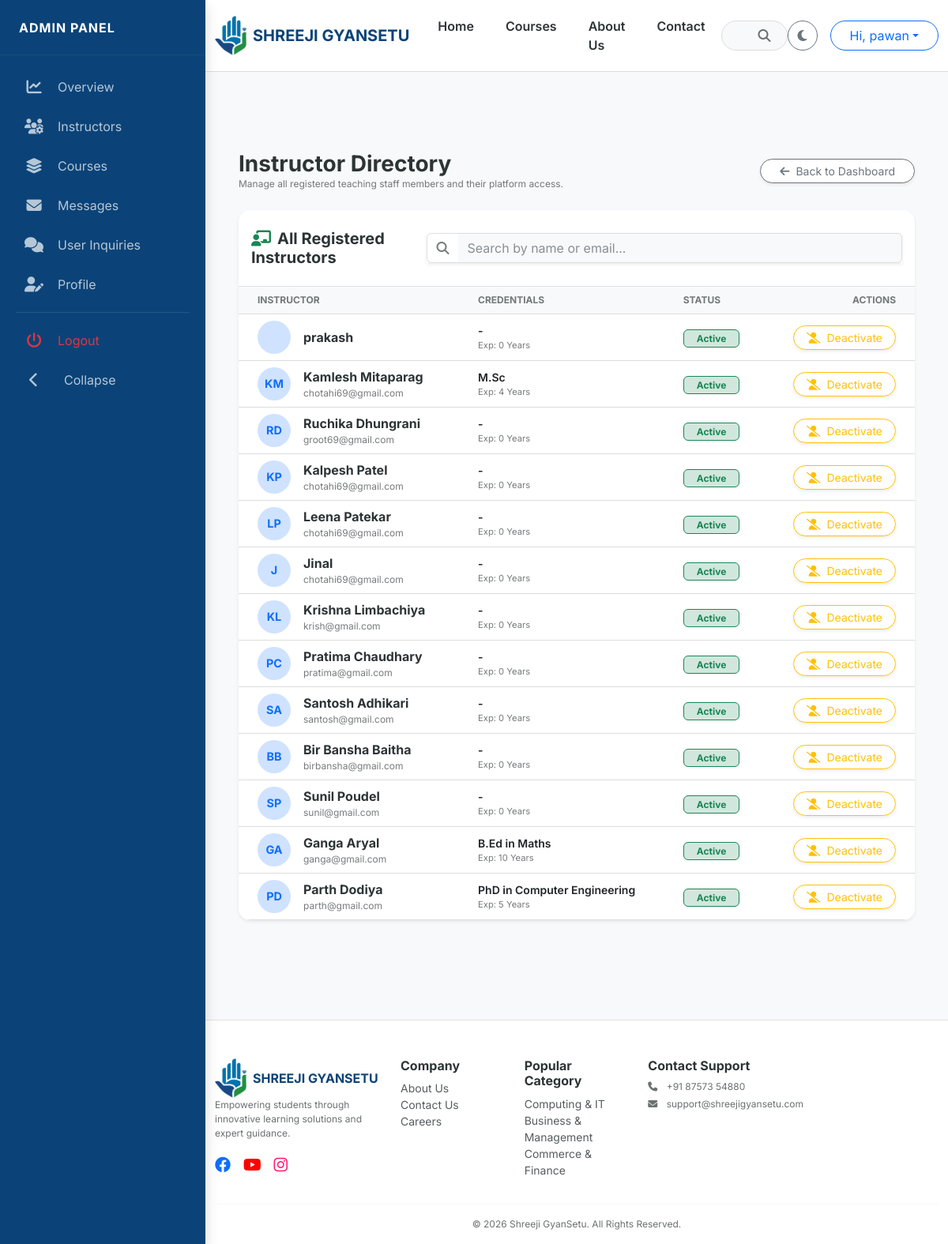
Before: /admin-console/instructors/ (signed in) with the older database file.
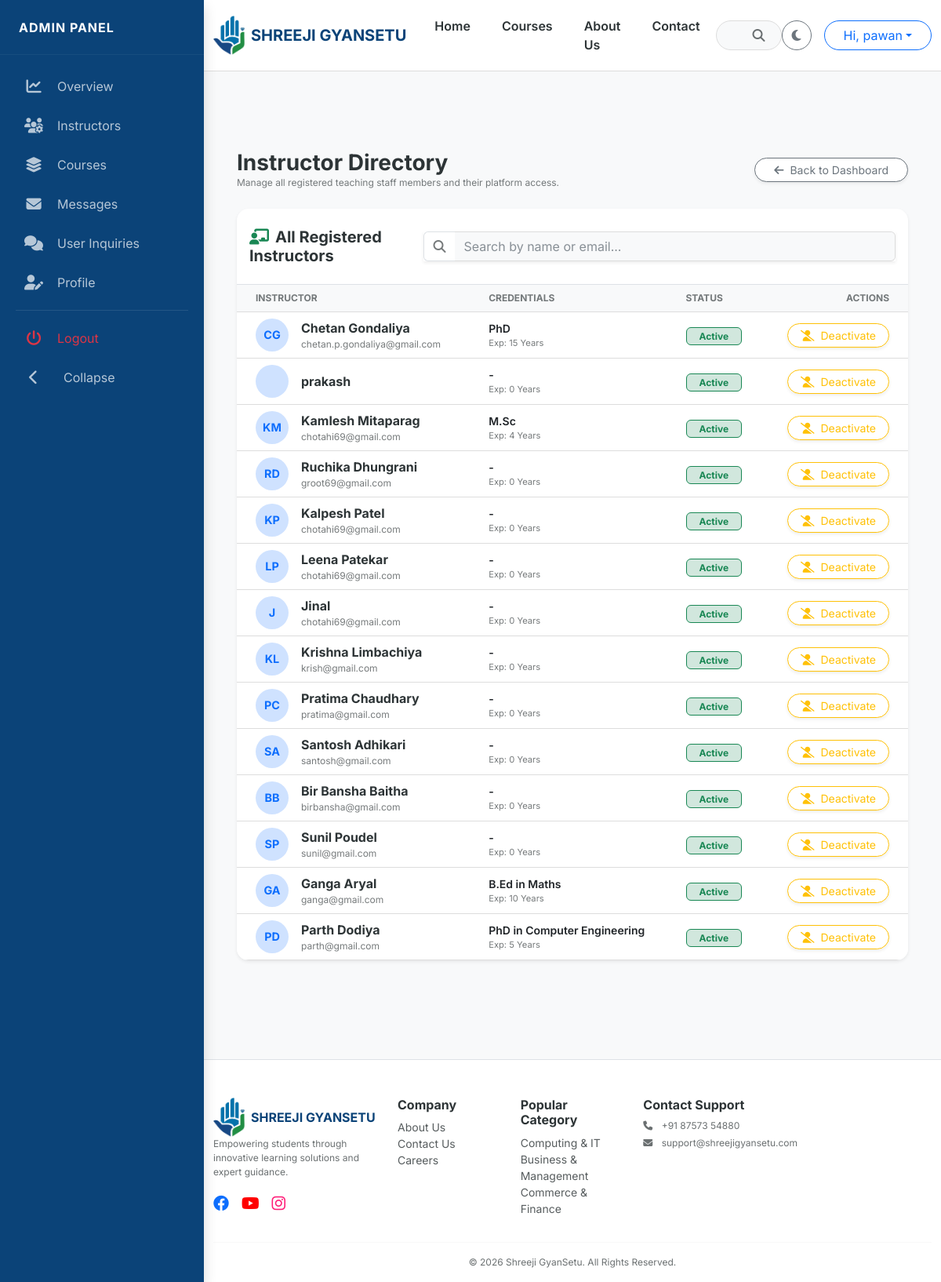
After: the same page with the newer database file.
### users/models.py (models this page shows, shortened)
class User(AbstractUser):
    class Role(models.TextChoices):
        ADMIN = "ADMIN", "Admin"
        TEACHER = "TEACHER", "Teacher"
        STUDENT = "STUDENT", "Student"
    role = models.CharField(max_length=10, choices=Role.choices, default=Role.STUDENT)
    phone_number = models.CharField(max_length=15, blank=True, null=True)
    profile_picture = models.ImageField(upload_to='profiles/', blank=True, null=True)

### courses/models.py (models this page shows, shortened)
class Profile(models.Model):
    USER_TYPES = [
        ('Admin', 'Admin'),
        ('Teacher', 'Teacher'),
        ('Student', 'Student'),
    ]
    GENDER_CHOICES = [
        ('Male', 'Male'),
        ('Female', 'Female'),
        ('Other', 'Other'),
    ]
    user = models.OneToOneField(settings.AUTH_USER_MODEL, on_delete=models.CASCADE, related_name='profile')
    is_email_verified = models.BooleanField(default=False)
    email_verification_token = models.CharField(max_length=100, blank=True, null=True)
    google_id = models.CharField(max_length=255, blank=True, null=True) # Google user identification
    auth_provider = models.CharField(max_length=50, default='email') # 'email' or 'google'
    user_type = models.CharField(max_length=10, choices=USER_TYPES, default='Student')
    photo = models.ImageField(upload_to='profile_pics/', blank=True, null=True, default='default_user.png')
    phone_number = models.CharField(max_length=15, blank=True)
    address = models.TextField(blank=True)
    college_name = models.CharField(max_length=200, blank=True, null=True)
    branch = models.CharField(max_length=200, blank=True, null=True, help_text="e.g. Computer Science")
    fcm_token = models.TextField(blank=True, null=True)
    qualification = models.CharField(max_length=200, blank=True, null=True, help_text="e.g. M.Sc in Physics")
    subject_specialization = models.ForeignKey('MasterCategory', on_delete=models.SET_NULL, null=True, blank=True, related_name='teachers')
    experience_years = models.PositiveIntegerField(default=0)
    bio = models.TextField(blank=True, help_text="Short professional summary")
    gender = models.CharField(max_length=10, choices=GENDER_CHOICES, default='Male')
    is_approved = models.BooleanField(default=False, help_text="Designates whether this teacher can upload courses.")
    is_rejected = models.BooleanField(default=False)
    enrollment_number = models.CharField(max_length=20, unique=True, blank=True, null=True)
    date_of_birth = models.DateField(null=True, blank=True)

class MasterCategory(models.Model):
    title = models.CharField(max_length=100)
    slug = models.SlugField(unique=True, blank=True)
    icon_class = models.CharField(max_length=50, default="fa-book")
    order = models.PositiveIntegerField(default=0)
    class Meta:
        verbose_name_plural = "1. Master Categories"
        ordering = ['order']

### courses/views.py (the view)
# urls.py: path('admin-console/instructors/', all_instructors_view, name='all_instructors'),
@login_required
def all_instructors_view(request):
    if not (request.user.is_superuser or request.user.profile.user_type == 'Admin'):
        return HttpResponseForbidden("Unauthorized")
    instructors = User.objects.filter(profile__user_type='Teacher').order_by('-date_joined')
    return render(request, 'courses/all_instructors.html', {'instructors': instructors})

### courses/context_processors.py (called while the page is built)
def extras(request):
    return {
        'all_categories': MasterCategory.objects.all().order_by('order')[:4]
    }

def unread_notifications(request):
    if request.user.is_authenticated:
        count = Notification.objects.filter(user=request.user, is_read=False).count()
        return {'unread_count': count}
    return {'unread_count': 0}

### templates/courses/all_instructors.html (shortened to what the changed rows need)
{% extends 'base_sidebar.html' %}
{% block dashboard_content %}
  <div class="container-fluid">
    <div id="instructor-mgmt" class="card border-0 shadow-sm mb-5" style="background: var(--card-bg); border-radius: 15px; overflow: hidden;">
      <div class="table-responsive">
        <table class="table table-hover align-middle mb-0" id="instructorTable">
          <thead class="bg-light">
            <tr class="text-muted small text-uppercase">
              <th class="ps-4">Instructor</th>
              <th>Credentials</th>
              <th>Status</th>
              <th class="text-end pe-4">Actions</th>
            </tr>
          </thead>
          <tbody id="instructorBody">
            {% for teacher in instructors %}
              <tr class="instructor-row">
                <td class="ps-4">
                  <div class="d-flex align-items-center">
                    <div class="rounded-circle bg-primary-subtle text-primary d-flex align-items-center justify-content-center me-3 fw-bold" style="width: 42px; height: 42px; font-size: 0.9rem; border: 1px solid rgba(var(--primary-rgb), 0.1);">{{ teacher.first_name|slice:':1' }}{{ teacher.last_name|slice:':1' }}</div>
                    <div>
                      <div class="fw-bold name-field" style="color: var(--text-dark);">{{ teacher.get_full_name|default:teacher.username }}</div>
                      <div class="small text-muted email-field" style="font-size: 0.75rem;">{{ teacher.email }}</div>
                    </div>
                  </div>
                </td>
                <td>
                  <div class="small fw-semibold text-dark">{{ teacher.profile.qualification|default:'-' }}</div>
                  <div class="text-muted" style="font-size: 0.7rem;">Exp: {{ teacher.profile.experience_years|default:'0' }} Years</div>
                </td>
                <td>
                  {% if teacher.is_active and teacher.profile.is_approved %}
                    <span class="badge bg-success-subtle text-success border border-success px-3">Active</span>
                  {% elif not teacher.is_active %}
                    <span class="badge bg-danger-subtle text-danger border border-danger px-3">Suspended</span>
                  {% else %}
                    <span class="badge bg-warning-subtle text-warning border border-warning px-3">Pending</span>
                  {% endif %}
                </td>
                <td class="text-end pe-4">
                  {% if teacher.is_active %}
                    <a href="{% url 'deactivate_teacher' teacher.id %}" class="btn btn-sm btn-outline-warning rounded-pill px-3 shadow-sm"><i class="fas fa-user-slash me-1"></i> Deactivate</a>
                  {% else %}
                    <a href="{% url 'approve_teacher' teacher.id %}" class="btn btn-sm btn-success rounded-pill px-3 shadow-sm"><i class="fas fa-check me-1"></i> Activate</a>
                  {% endif %}
                </td>
              </tr>
            {% endfor %}
          </tbody>
        </table>
      </div>
    </div>
  </div>
{% endblock %}

### templates/base.html (shortened to what the changed rows need)
<!DOCTYPE html>
<html lang="en" data-theme="light">
  <head>
    {% load static %}
    <link href="https://cdn.jsdelivr.net/npm/bootstrap@5.3.0/dist/css/bootstrap.min.css" rel="stylesheet" />
    <link rel="stylesheet" href="https://cdnjs.cloudflare.com/ajax/libs/font-awesome/6.4.0/css/all.min.css" />
    <link rel="stylesheet" href="{% static 'css/style.css' %}" />
  </head>
  <body>
    {% block content %}
    {% endblock %}
    <footer class="border-top pt-5 pb-3 mt-5" style="background-color: var(--card-bg);">
      <div class="container">
        <div class="row g-4">
          <div class="col-6 col-md-3 col-lg-2">
            <ul class="list-unstyled small">
              {% for cat in all_categories %}
                <li>
                  <a href="{% url 'category_detail' cat.slug %}" class="text-muted text-decoration-none">{{ cat.title }}</a>
                </li>
              {% endfor %}
            </ul>
          </div>
        </div>
      </div>
    </footer>
  </body>
</html>

Changed rows visible on the page:
added User: first_name "C", last_name "G", get_full_name "Chetan Gondaliya", email "chetan.p.gondaliya@gmail.com", profile.qualification "PhD", profile.experience_years "15", is_active "Active"
